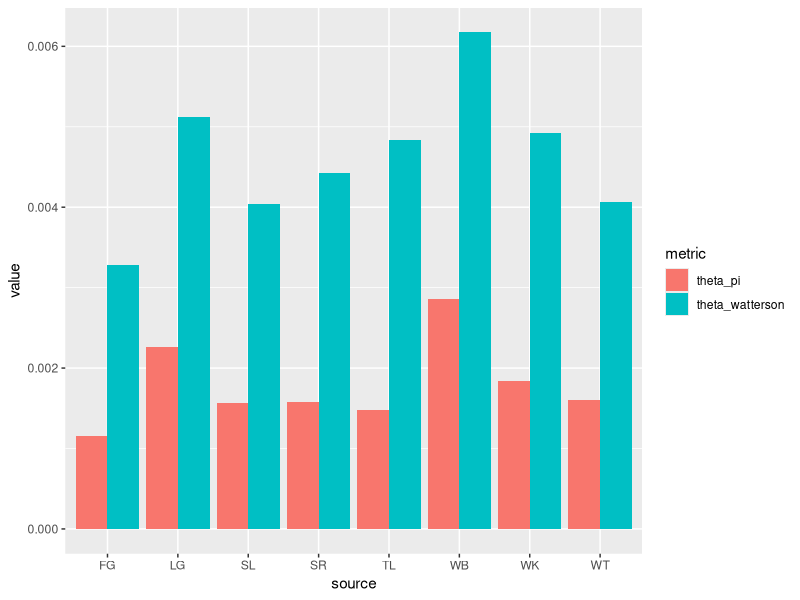
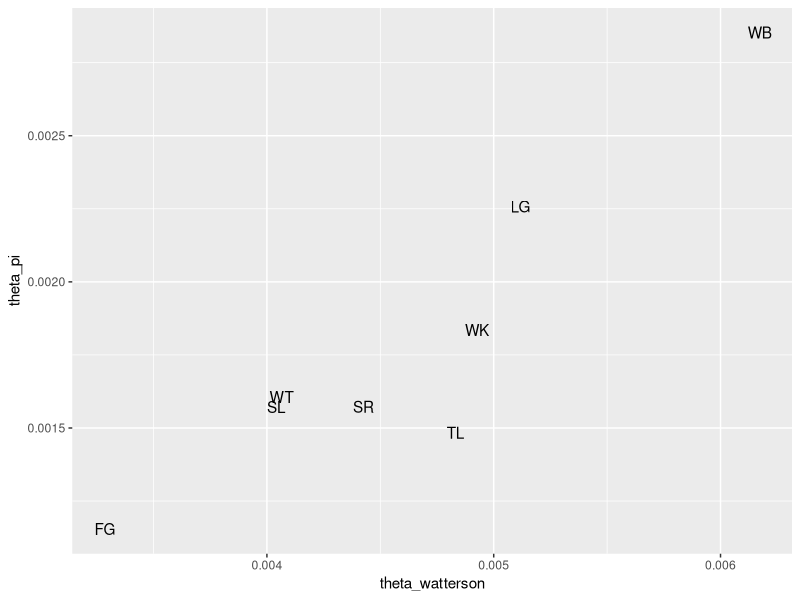
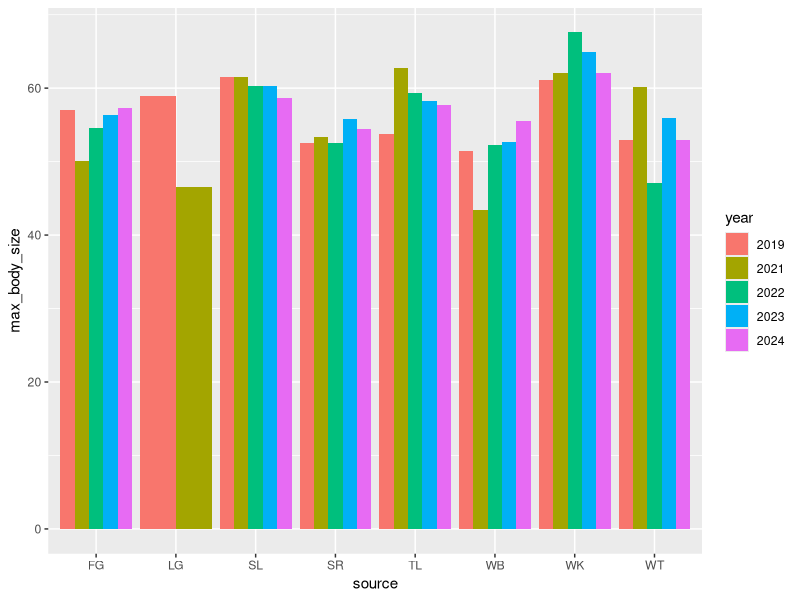
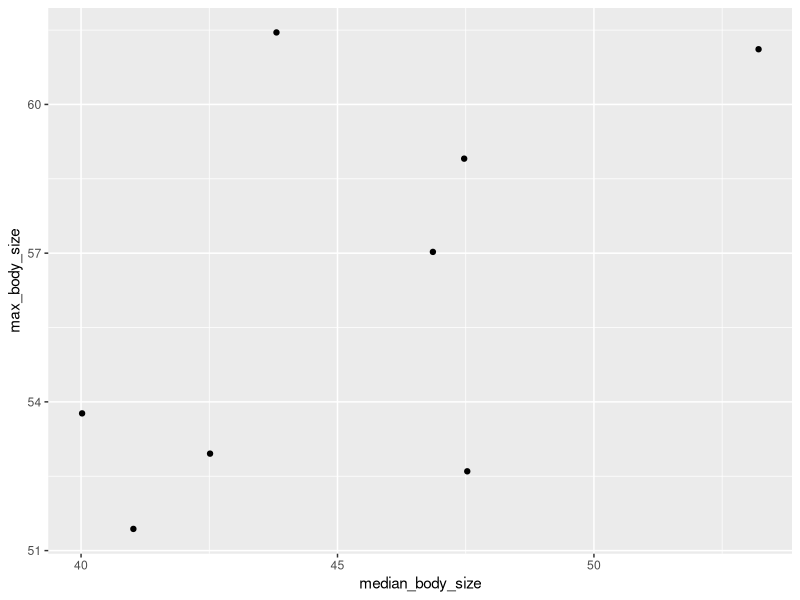
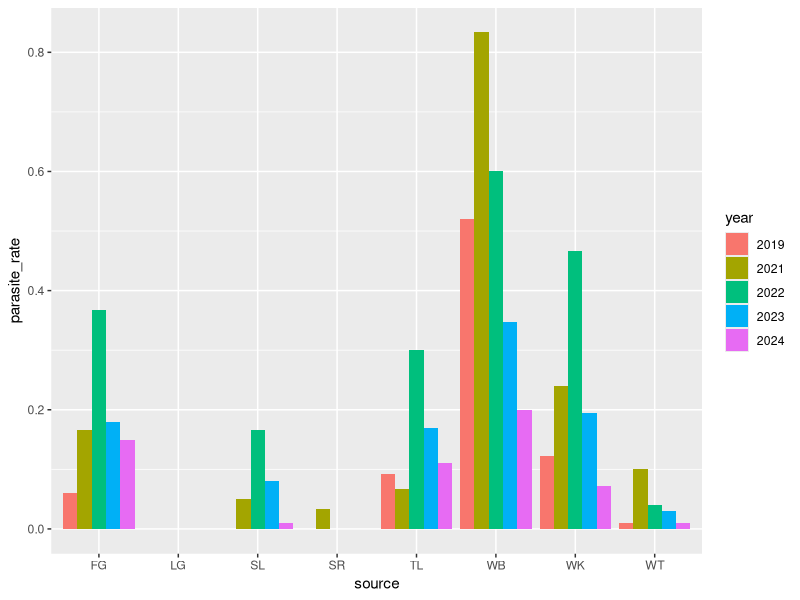
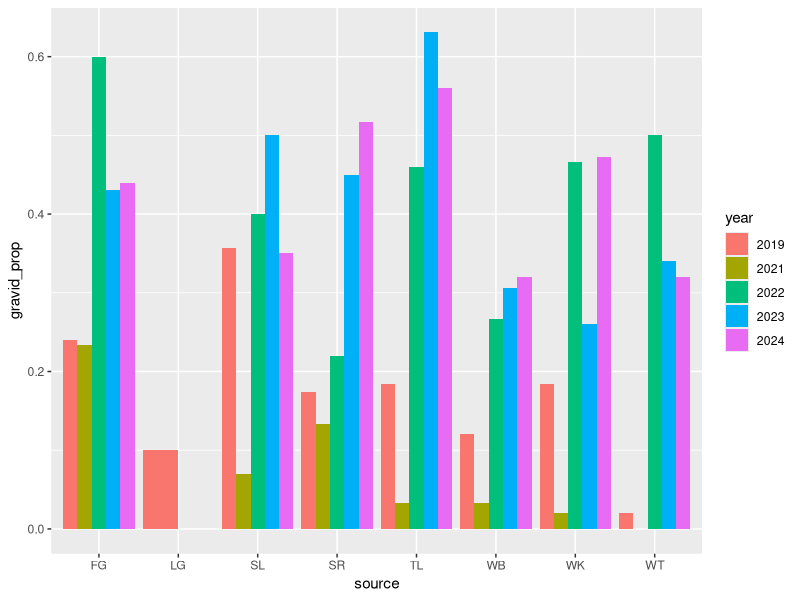
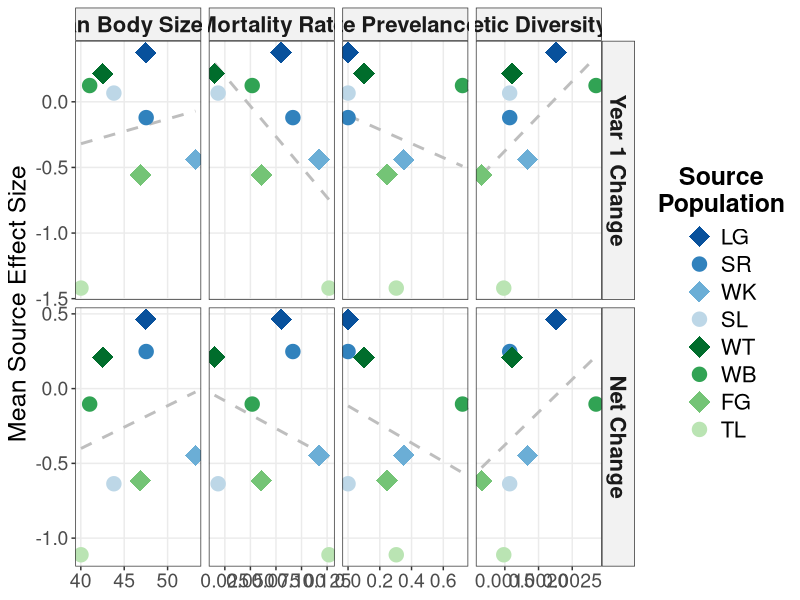
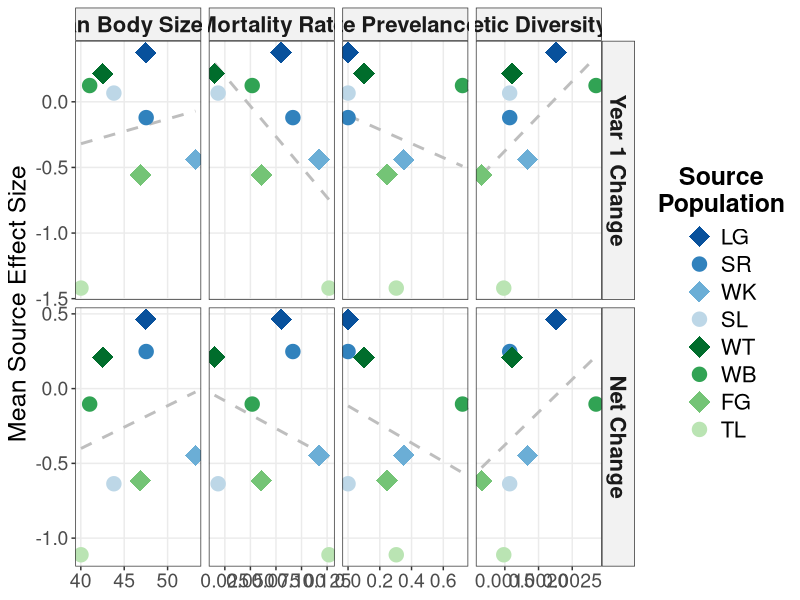

Generate these figures, in order, with R: (Note: this script raises an error after producing the figures.)
#### TRAIT MODELS ####

## Description: correlations between traits and general population success
## Author: Lucas Eckert (lucas.eckert@mail.mcgill.ca)

## packages
library(tidyverse)
library(purrr)

## for factors
sources<-c("LG","SR","WK","SL","WT","WB","FG","TL")
lakes<-c("CL","FL","HL","RL","CC","LL","LP","LO")
source_cols_alt<-c("#08519c","#3182bd","#6baed6","#bdd7e7",
                   "#006d2c","#31a354","#74c476","#bae4b3")

#### data import ####

## success data
success<-read.csv("02_tidy-data/source-effect-means-new.csv")

## genetic diversity
diversity<-read.csv("02_tidy-data/other-data/ak_diversity.csv") %>%
  select(ends_with("pi"), ends_with("watterson")) %>% 
  pivot_longer(cols=c(ends_with("pi"),ends_with("watterson")),names_to = "source") %>% 
  separate(source, into = c("source", "metric"), sep = "\\.", remove = FALSE)

ggplot(diversity, aes(x=source, y=value, fill=metric))+
  geom_bar(stat="identity", position="dodge")

diversity %>% pivot_wider(names_from = metric) %>% 
  ggplot(aes(x=theta_watterson, y=theta_pi,label=source))+
  geom_text()

## mortality rates
morts<-read.csv("02_tidy-data/other-data/mortality-rates.csv") %>% 
  select(source,mortality_rate=overall_rate) %>% 
  unique()

## max body size
lethal<-read.csv("02_tidy-data/other-data/lethal-data.csv") %>% 
  mutate(source=factor(substr(fishID,1,2)),
         year=factor(year)) %>% 
  filter(source %in% sources)

body_size<-lethal %>% group_by(source,year) %>% 
  summarize(max_body_size=quantile(std_length,0.95,na.rm=T),
            median_body_size=median(std_length, na.rm=T))

ggplot(body_size, aes(x=source, y=max_body_size, fill=year))+
  geom_bar(stat="identity", position="dodge")

body_size %>% 
  filter(year=="2019") %>% 
  ggplot(aes(x=median_body_size, y=max_body_size))+
  geom_point()

## infection rate
parasites<-lethal %>%
  mutate(parasite=if_else(parasite_no>0,1,0)) %>% 
  group_by(source,year) %>% 
  summarize(parasite_rate=sum(parasite)/n()) %>% 
  mutate(parasite_rate_sqrt=sqrt(parasite_rate))

ggplot(parasites, aes(x=source, y=parasite_rate, fill=year))+
  geom_bar(stat="identity", position="dodge")

## gravidity
gravidity<-lethal %>%
  group_by(source,year) %>% 
  summarize(gravid_prop=sum(gravid, na.rm=T)/n())

ggplot(gravidity, aes(x=source, y=gravid_prop, fill=year))+
  geom_bar(stat="identity", position="dodge")

## combining
data<-success %>%
  left_join(pivot_wider(diversity,names_from = metric)) %>% 
  left_join(morts) %>% 
  left_join(filter(body_size, year=="2019")) %>% 
  left_join(filter(parasites, year=="2019")) %>% 
  left_join(filter(gravidity, year=="2019")) %>% 
  select(-year, -theta_watterson, -parasite_rate, -gravid_prop, -max_body_size)

#### graphs #####
graph_data<-data %>% pivot_longer(cols = c(mean_effect_1, mean_effect_net),
                      names_to = "timespan",
                      names_prefix = "mean_effect_",
                      values_to = "response_value") %>% 
  pivot_longer(cols = c(theta_pi,mortality_rate,median_body_size,parasite_rate_sqrt),
               names_to = "predictor_var",
               values_to = "predictor_value")

predictor_labels <- c(
  "median_body_size" = "Median Body Size (mm)",
  "mortality_rate" = "Mortality Rate",
  "parasite_rate_sqrt" = "Parasite Prevelance (sqrt)",
  "theta_pi" = "Genetic Diversity (pi)")

timespan_labels <- c(
  "1" = "Year 1 Change",
  "net" = "Net Change")

shape_vals<-rep(c(18,20),4)

graph_data %>%
  mutate(source=factor(source, levels=sources)) %>%
  ggplot(aes(x=predictor_value,y=response_value, color=source))+
  geom_smooth(aes(group = 1), method = "lm", color = "grey", linetype="dashed", se = FALSE) +
  geom_point(aes(shape=source), size=7)+
  scale_shape_manual(values = shape_vals)+
  scale_color_manual(values = source_cols_alt)+
  facet_grid(rows = vars(timespan), cols = vars(predictor_var), scales = "free",
             labeller = labeller(
               timespan = timespan_labels,
               predictor_var = predictor_labels
             )) +
  labs(y="Mean Source Effect Size", color="Source\nPopulation", shape="Source\nPopulation")+
  theme_bw()+
  theme(panel.grid.minor = element_blank(),
        legend.position = "right",
        axis.title = element_text(size = 18),
        axis.title.x = element_blank(),
        axis.text = element_text(size=14),
        strip.text = element_text(size=16, face="bold"),
        strip.background = element_rect(fill = "grey95"),
        legend.text = element_text(size=16),
        legend.title = element_text(size = 18, hjust=0.5, face="bold"))

ggsave(filename = "03_figures/trait-success-new.tiff",
       device = "tiff",
       width = 1440, height=800, units = "px",
       dpi=300, scale=3)

#### models ####
combs<-expand.grid(
  timespan = unique(graph_data$timespan),
  predictor_var = unique(graph_data$predictor_var))

models<-list()
for (i in 1:nrow(combs)){
  time=combs$timespan[i]
  predictor<-combs$predictor_var[[i]]
  response <- paste0("mean_effect_", as.character(time))
  
  formula_str <- paste0("scale(", response, ") ~ scale(", predictor, ")")
  
  lm<-lm(formula = formula_str, data=data) %>% summary()
  models[[i]]<-lm
  names(models)[i]<-formula_str
}

## summary table
summary_table <- map_df(models, ~{
  tibble(
    effect = .$coefficients[2,1],
    r2 = .$r.squared,
    adj_r2 = .$adj.r.squared,
    p_value = pf(.$fstatistic[1], .$fstatistic[2], .$fstatistic[3], lower.tail = FALSE)
  )
}, .id = "formula") %>% 
  mutate(time=str_extract(formula, "mean_effect_[^ ]+")) %>%
  group_by(time) %>%
  mutate(adj_p_value=p.adjust(p_value, method = "BH")) %>%
  ungroup()
  
## export
summary_table %>% 
  select(time, formula, effect, r2, adj_r2, p_value, adj_p_value) %>% 
  mutate(across(where(is.numeric), ~ round(., 3))) %>%
  arrange(time) %>%
  flextable::flextable() %>% 
  flextable::save_as_docx(path="03_figures/tables/trait-lm-results.docx")


lm(scale(mean_effect_1) ~ scale(mortality_rate) + scale(theta_pi), data=data) %>% summary()
